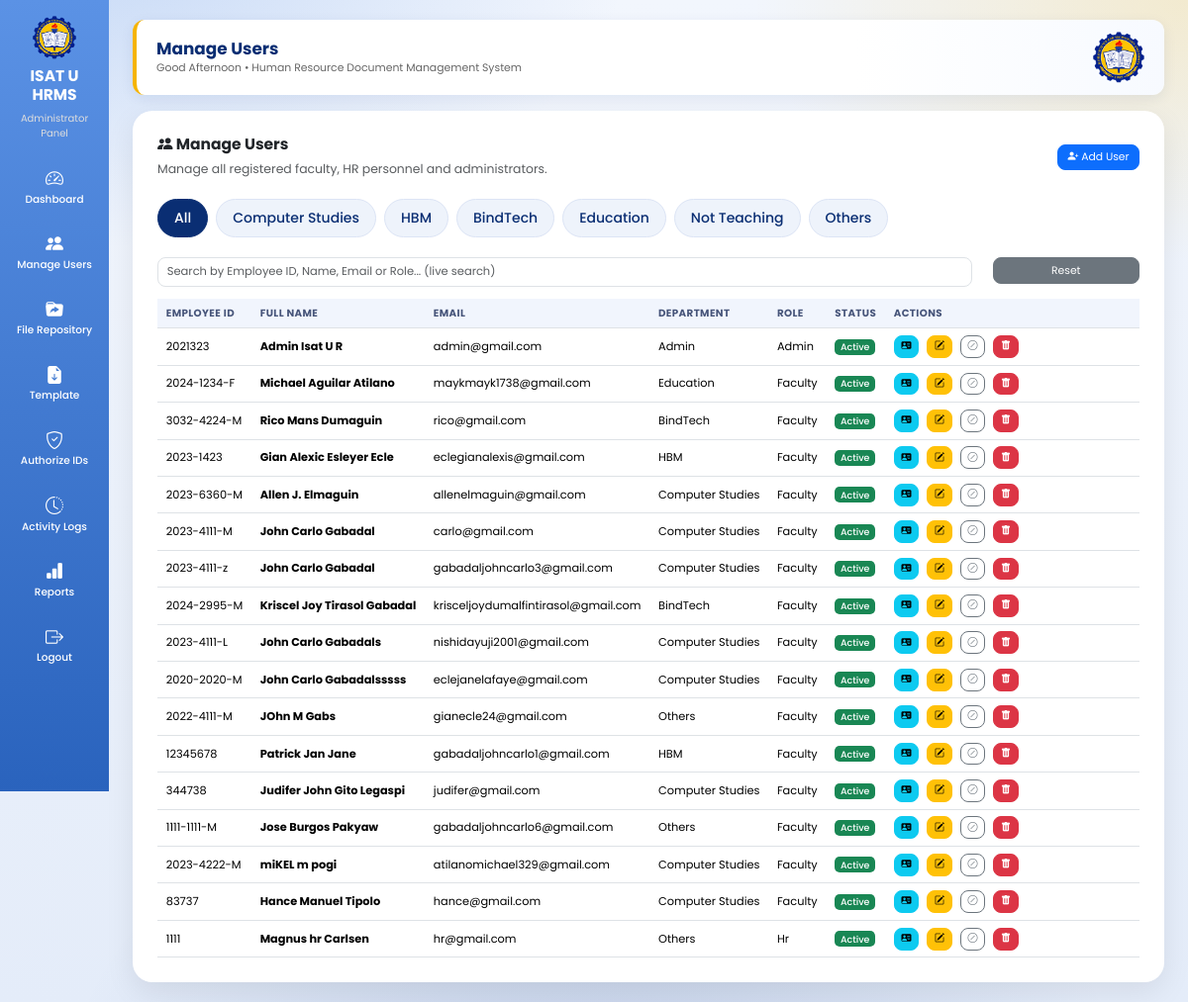
Page /admin/users.php (signed in) on the earlier database version.
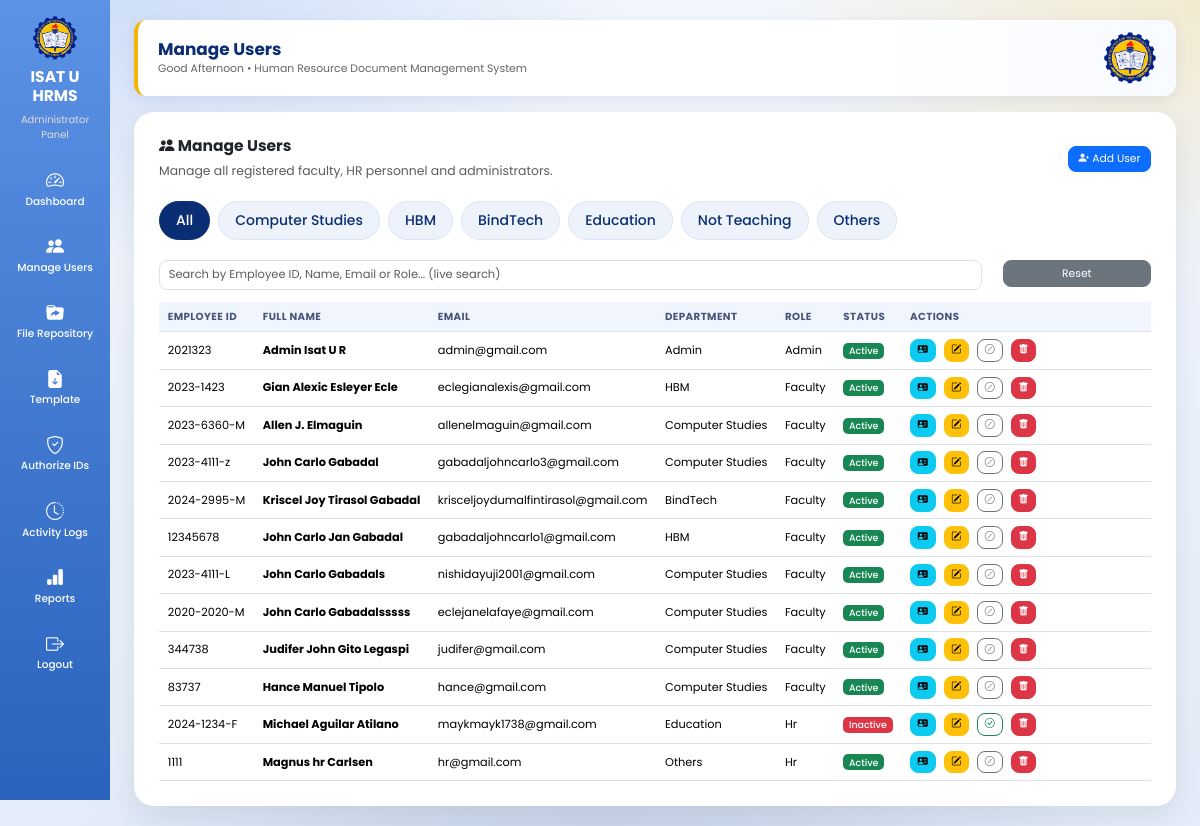
Same page on the later database version.
### tables this page shows
CREATE TABLE `users` (
  `user_id` int(11) NOT NULL AUTO_INCREMENT,
  `employee_id` varchar(50) DEFAULT NULL,
  `first_name` varchar(100) NOT NULL,
  `middle_name` varchar(100) DEFAULT NULL,
  `last_name` varchar(100) NOT NULL,
  `email` varchar(150) NOT NULL,
  `password` varchar(255) NOT NULL,
  `role` varchar(20) NOT NULL,
  `department` varchar(150) DEFAULT NULL,
  `position_title` varchar(150) DEFAULT NULL,
  `profile_picture` varchar(255) DEFAULT NULL,
  `reset_token` varchar(255) DEFAULT NULL,
  `reset_token_expiry` datetime DEFAULT NULL,
  `status` varchar(20) DEFAULT 'active',
  `created_at` timestamp NOT NULL DEFAULT current_timestamp(),
  PRIMARY KEY (`user_id`)
);

### admin/partials/users_rows.php (the view, shortened to what this page needs)
<?php
if (mysqli_num_rows($query) === 0) {
?>
<tr>
    <td colspan="7" class="text-center text-muted py-4">
        No users found.
    </td>
</tr>
<?php
} else {
    while($row=mysqli_fetch_assoc($query))
    {
?>
<tr>
<td>
<?php echo htmlspecialchars($row['employee_id']); ?>
</td>
<td>
<strong>
<?php
echo htmlspecialchars(
$row['first_name']." ".
$row['middle_name']." ".
$row['last_name']
);
?>
</strong>
</td>
<td>
<?php echo htmlspecialchars($row['email']); ?>
</td>
<td>
<?php echo htmlspecialchars($row['department'] ?? ''); ?>
</td>
<td>
<?php echo ucfirst($row['role']); ?>
</td>
<td>
<?php
if($row['status']=="Active")
{
echo "<span class='badge bg-success'>Active</span>";
}
else
{
echo "<span class='badge bg-danger'>Inactive</span>";
}
?>
</td>
<td>
<a
href="faculty_profile.php?id=<?php echo $row['user_id']; ?>"
class="btn btn-info btn-sm btn-action"
title="View Profile">
<i class="bi bi-person-vcard-fill"></i>
</a>
<a
href="edit_user.php?id=<?php echo $row['user_id']; ?>"
class="btn btn-warning btn-sm btn-action"
title="Edit">
<i class="bi bi-pencil-square"></i>
</a>
<button
type="button"
class="btn btn-sm btn-action <?php echo $row['status']=='Active' ? 'btn-outline-secondary' : 'btn-outline-success'; ?>"
title="<?php echo $row['status']=='Active' ? 'Deactivate' : 'Activate'; ?>"
onclick="toggleStatus(<?php echo $row['user_id']; ?>, '<?php echo $row['status']; ?>')">
<i class="bi <?php echo $row['status']=='Active' ? 'bi-slash-circle' : 'bi-check-circle'; ?>"></i>
</button>
<a
href="delete_user.php?id=<?php echo $row['user_id']; ?>"
class="btn btn-danger btn-sm"
onclick="return confirm('Delete this user?')"
title="Delete">
<i class="bi bi-trash-fill"></i>
</a>
</td>
</tr>
<?php
    }
}
?>

### admin/users.php (shortened to what this page needs)
<?php
include "../db.php";
$currentHour=(int)date("G");
if($currentHour>=5 && $currentHour<12)
{
    $greeting="Good Morning";
}
elseif($currentHour>=12 && $currentHour<18)
{
    $greeting="Good Afternoon";
}
else
{
    $greeting="Good Evening";
}
$departments = ['All','Computer Studies','HBM','BindTech','Education','Not Teaching','Others'];
$activeDept = isset($_GET['dept']) && in_array($_GET['dept'], $departments) ? $_GET['dept'] : 'All';
$search = isset($_GET['search']) ? mysqli_real_escape_string($conn, $_GET['search']) : '';
$where = "WHERE (employee_id LIKE '%$search%' OR first_name LIKE '%$search%' OR middle_name LIKE '%$search%' OR last_name LIKE '%$search%' OR email LIKE '%$search%' OR role LIKE '%$search%')";
$query = mysqli_query($conn, "
SELECT *
FROM users
$where
ORDER BY role ASC, last_name ASC
");
?>
<!DOCTYPE html>
<html lang="en">
<head>
<link href="https://cdn.jsdelivr.net/npm/bootstrap@5.3.3/dist/css/bootstrap.min.css" rel="stylesheet">
<link href="https://cdn.jsdelivr.net/npm/bootstrap-icons@1.11.3/font/bootstrap-icons.css" rel="stylesheet">
<link rel="stylesheet" href="../assets/ui.css">
</head>
<body>
<div class="sidebar">
<a href="dashboard.php" title="Go to Dashboard" style="padding:0;margin:0 auto 4px;background:none;display:block;width:fit-content;text-decoration:none;"><img src="../images/isatu_logo.png"></a>
<h3>ISAT U HRMS</h3>
<p>Administrator Panel</p>
<a href="dashboard.php">
<i class="bi bi-speedometer2"></i>
Dashboard
</a>
<a href="users.php">
<i class="bi bi-people-fill"></i>
Manage Users
</a>
<a href="repository.php">
<i class="bi bi-folder-symlink-fill"></i>
File Repository
</a>
<a href="templates.php"><i class="bi bi-file-earmark-arrow-down-fill"></i> Template</a>
<a href="authorize_employee_ids.php">
<i class="bi bi-shield-check"></i>
Authorize IDs
</a>
<a href="activity_logs.php">
<i class="bi bi-clock-history"></i>
Activity Logs
</a>
<a href="reports.php">
<i class="bi bi-bar-chart-fill"></i>
Reports
</a>
<a href="../logout.php" onclick="return confirm('Are you sure you want to log out?')">
<i class="bi bi-box-arrow-right"></i>
Logout
</a>
</div>
<div class="main">
<div class="topbar">
<div>
<h2>Manage Users</h2>
<small>
<?php echo $greeting; ?>
• Human Resource Document Management System
</small>
</div>
<div class="admin-box">
<img src="../images/isatu_logo.png">
</div>
</div>
<div class="table-box">
<div class="d-flex justify-content-between align-items-center mb-4">
<div>
<h3 class="fw-bold">
<i class="bi bi-people-fill"></i>
Manage Users
</h3>
<p class="text-muted mb-0">
Manage all registered faculty, HR personnel and administrators.
</p>
</div>
<a
href="add_user.php"
class="btn btn-primary">
<i class="bi bi-person-plus-fill"></i>
Add User
</a>
</div>
<div class="dept-tabs">
<?php foreach ($departments as $dept): ?>
    <a href="?dept=<?php echo urlencode($dept); ?><?php echo $search ? '&search='.urlencode($search) : ''; ?>"
       class="dept-tab-link <?php echo $activeDept === $dept ? 'active' : ''; ?>"
       data-dept="<?php echo htmlspecialchars($dept); ?>">
        <?php echo htmlspecialchars($dept); ?>
    </a>
<?php endforeach; ?>
</div>
<div class="row mb-2">
<div class="col-md-10">
<input
type="text"
id="liveSearch"
class="form-control"
placeholder="Search by Employee ID, Name, Email or Role... (live search)"
value="<?php echo htmlspecialchars($search); ?>">
</div>
<div class="col-md-2">
<a
href="users.php"
class="btn btn-secondary w-100">
Reset
</a>
</div>
</div>
<div class="table-responsive">
<table class="table table-hover align-middle">
<thead>
<tr>
<th>Employee ID</th>
<th>Full Name</th>
<th>Email</th>
<th>Department</th>
<th>Role</th>
<th>Status</th>
<th width="260">
Actions
</th>
</tr>
</thead>
<tbody id="usersTableBody">
<?php include "partials/users_rows.php"; ?>
</tbody>
</table>
</div>
</div>
</div>
</body>
</html>

### assets/ui.css (style rules this page uses)
html { font-size:13.5px !important; }
body { font-size:.92rem; background: radial-gradient(900px 500px at 8% -5%, rgba(91,146,229,.28), transparent 60%), radial-gradient(800px 480px at 100% 0%, rgba(245,180,0,.18), transparent 55%), radial-gradient(900px 600px at 50% 110%, rgba(18,60,146,.16), transparent 60%), linear-gradient(180deg,#f2f6fd 0%,#e4ecf9 100%) !important; background-attachment:fixed !important; }
h2 { font-size:1.3rem !important; }
h3 { font-size:1.15rem !important; }
.topbar h2,.page-header h2,.page-header h3 { font-size:1.25rem !important; }
.main { padding:20px 24px !important; }
.topbar { padding:12px 20px !important;border-radius:12px !important;margin-bottom:16px !important; box-shadow:0 4px 14px rgba(10,46,115,.08) !important; border-left:4px solid #F5B400; background:linear-gradient(90deg,#fff 70%,#f7faff) !important; }
.table { font-size:.84rem;margin-bottom:0; }
.table>:not(caption)>*>* { padding:.5rem .65rem !important; }
.table thead th { font-size:.76rem;text-transform:uppercase;letter-spacing:.4px;color:#47557a;background:#f1f5fd !important; }
.btn { font-size:.8rem;padding:.32rem .7rem;border-radius:8px; }
.btn-sm { font-size:.74rem !important;padding:.22rem .5rem !important; }
.form-control,.form-select { font-size:.85rem;padding:.38rem .65rem;border-radius:8px; }
.badge { font-size:.7rem;font-weight:500;padding:.35em .6em; }
.table-responsive { font-size:.84rem; }

### admin/users.php (style rules this page uses)
* { margin:0; padding:0; box-sizing:border-box; font-family:'Poppins',sans-serif; }
body { background:#eef3fb; overflow-x:hidden; }
:root { --blue:#0A2E73; --yellow:#F5B400; --shadow:0 10px 30px rgba(0,0,0,.08); }
.sidebar { position:fixed; top:0; left:0; width:110px; height:100vh; background:linear-gradient(180deg,#5b92e5,#2a63bd); padding:16px 8px; overflow-y:auto; overflow-x:hidden; z-index:999; }
.sidebar img { width:44px; display:block; margin:auto; }
.sidebar h3 { color:#fff; text-align:center; margin-top:8px; font-weight:700; font-size:12px; line-height:1.2; }
.sidebar p { color:#ddd; text-align:center; margin-bottom:18px; font-size:10px; }
.sidebar a { display:flex; flex-direction:column; align-items:center; justify-content:center; gap:4px; padding:10px 4px; margin-bottom:8px; text-decoration:none; color:#fff; border-radius:12px; transition:.3s; font-weight:500; font-size:10.5px; line-height:1.2; text-align:center; word-break:break-word; white-space:normal; }
.sidebar a i { font-size:18px; }
.main { margin-left:110px; padding:30px; }
.topbar { background:#fff; padding:20px 28px; border-radius:18px; box-shadow:var(--shadow); display:flex; justify-content:space-between; align-items:center; margin-bottom:25px; }
.topbar h2 { margin:0; font-weight:700; color:#0A2E73; }
.topbar small { color:#666; }
.admin-box img { width:52px; height:52px; border-radius:50%; }
.table-box { background:#fff; padding:25px; border-radius:20px; box-shadow:var(--shadow); }
.table thead { background:#0A2E73; color:#fff; }
.table th, .table td { white-space:nowrap; }
.btn-action { margin-right:5px; }
.dept-tabs { display:flex; flex-wrap:wrap; gap:8px; margin-bottom:20px; }
.dept-tabs a { padding:8px 16px; border-radius:999px; background:#eef3fb; color:#0A2E73; text-decoration:none; font-size:14px; font-weight:500; border:1.5px solid #dce4f5; transition:.2s; }
.dept-tabs a.active { background:#0A2E73; color:#fff; border-color:#0A2E73; }

Differences in the rows shown:
removed users: employee "3032-4224-M", first_name+middle_name+last_name "Rico Mans Dumaguin", email "rico@gmail.com", department "BindTech", role "Faculty", status "Active"
removed users: employee "2023-4111-M", first_name+middle_name+last_name "John Carlo Gabadal", email "carlo@gmail.com", department "Computer Studies", role "Faculty", status "Active"
removed users: employee "2022-4111-M", first_name+middle_name+last_name "JOhn M Gabs", email "gianecle24@gmail.com", department "Others", role "Faculty", status "Active"
removed users: employee "1111-1111-M", first_name+middle_name+last_name "Jose Burgos Pakyaw", email "gabadaljohncarlo6@gmail.com", department "Others", role "Faculty", status "Active"
removed users: employee "2023-4222-M", first_name+middle_name+last_name "miKEL m pogi", email "atilanomichael329@gmail.com", department "Computer Studies", role "Faculty", status "Active"
changed users "gabadaljohncarlo1@gmail.com": first_name+middle_name+last_name "Patrick Jan Jane" → "John Carlo Jan Gabadal"; moves up the list
changed users "Michael Aguilar Atilano": role "Faculty" → "Hr"; status "Active" → "Inactive"; moves down the list
